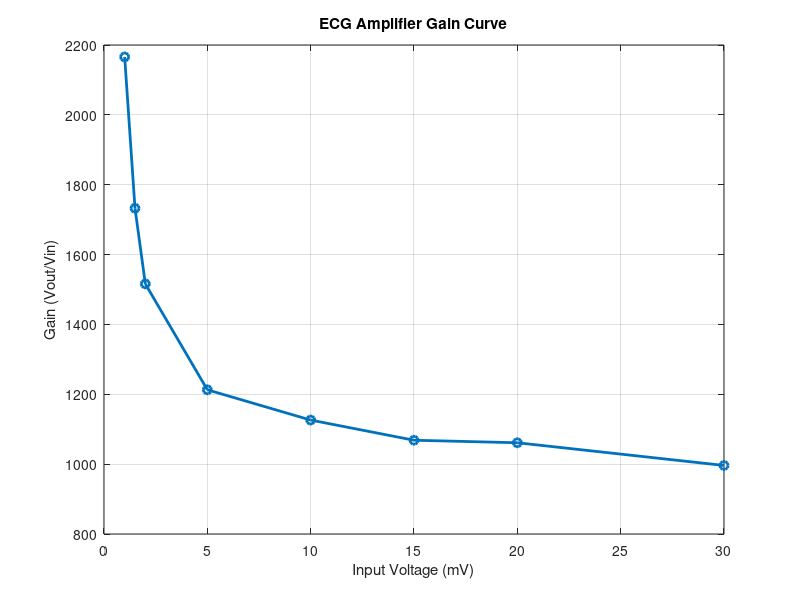

This figure's MATLAB source:
% Input and output voltages
Vin = [1, 1.5, 2, 5, 10, 15, 20, 30]; %mV
Vout = [2.1658, 2.5990, 3.0321, 6.0643, 11.262, 16.027, 21.225, 29.888]; %V
Vout = Vout .* 1000; %convert to mV

% Calculate gain as Vout / Vin
Gain = Vout ./ Vin;

% Plot the gain curve
figure;
plot(Vin, Gain, '-o', 'LineWidth', 2, 'MarkerSize', 6);
xlabel('Input Voltage (mV)');
ylabel('Gain (Vout/Vin)');
title('ECG Amplifier Gain Curve');
grid on;

saveas(gcf, "C:/Users/Brandon/Repositories/140/Lab5/GainCurve.png");